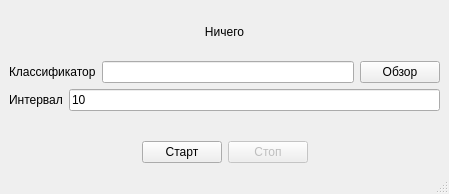
<?xml version="1.0" encoding="UTF-8"?>
<ui version="4.0">
 <class>MainWindow</class>
 <widget class="QMainWindow" name="MainWindow">
  <property name="geometry">
   <rect>
    <x>0</x>
    <y>0</y>
    <width>449</width>
    <height>194</height>
   </rect>
  </property>
  <property name="windowTitle">
   <string>BallScroll</string>
  </property>
  <widget class="QWidget" name="centralwidget">
   <layout class="QVBoxLayout" name="verticalLayout">
    <item>
     <widget class="QLabel" name="typeLabel">
      <property name="text">
       <string>Ничего</string>
      </property>
      <property name="alignment">
       <set>Qt::AlignCenter</set>
      </property>
     </widget>
    </item>
    <item>
     <layout class="QHBoxLayout" name="horizontalLayout">
      <item>
       <widget class="QLabel" name="label">
        <property name="text">
         <string>Классификатор</string>
        </property>
       </widget>
      </item>
      <item>
       <widget class="QLineEdit" name="fileEdit"/>
      </item>
      <item>
       <widget class="QPushButton" name="browseButton">
        <property name="text">
         <string>Обзор</string>
        </property>
       </widget>
      </item>
     </layout>
    </item>
    <item>
     <layout class="QFormLayout" name="formLayout">
      <item row="0" column="0">
       <widget class="QLabel" name="label_2">
        <property name="text">
         <string>Интервал</string>
        </property>
       </widget>
      </item>
      <item row="0" column="1">
       <widget class="QLineEdit" name="tickEdit">
        <property name="text">
         <string>10</string>
        </property>
       </widget>
      </item>
     </layout>
    </item>
    <item>
     <layout class="QHBoxLayout" name="horizontalLayout_2">
      <item>
       <spacer name="horizontalSpacer">
        <property name="orientation">
         <enum>Qt::Horizontal</enum>
        </property>
        <property name="sizeHint" stdset="0">
         <size>
          <width>40</width>
          <height>20</height>
         </size>
        </property>
       </spacer>
      </item>
      <item>
       <widget class="QPushButton" name="startButton">
        <property name="text">
         <string>Старт</string>
        </property>
       </widget>
      </item>
      <item>
       <widget class="QPushButton" name="stopButton">
        <property name="enabled">
         <bool>false</bool>
        </property>
        <property name="text">
         <string>Стоп</string>
        </property>
       </widget>
      </item>
      <item>
       <spacer name="horizontalSpacer_2">
        <property name="orientation">
         <enum>Qt::Horizontal</enum>
        </property>
        <property name="sizeHint" stdset="0">
         <size>
          <width>40</width>
          <height>20</height>
         </size>
        </property>
       </spacer>
      </item>
     </layout>
    </item>
   </layout>
  </widget>
  <widget class="QMenuBar" name="menubar">
   <property name="geometry">
    <rect>
     <x>0</x>
     <y>0</y>
     <width>449</width>
     <height>26</height>
    </rect>
   </property>
  </widget>
  <widget class="QStatusBar" name="statusbar"/>
 </widget>
 <resources/>
 <connections/>
</ui>
